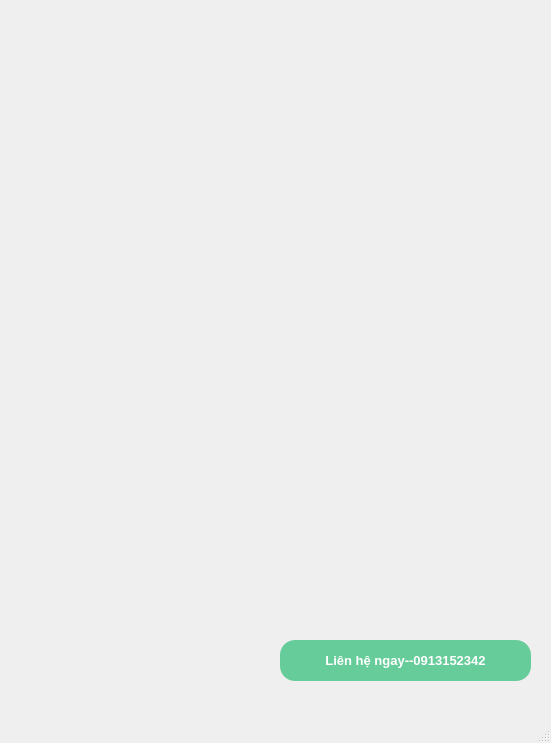
<?xml version="1.0" encoding="UTF-8"?>
<ui version="4.0">
 <class>MainWindow</class>
 <widget class="QMainWindow" name="MainWindow">
  <property name="geometry">
   <rect>
    <x>0</x>
    <y>0</y>
    <width>551</width>
    <height>743</height>
   </rect>
  </property>
  <property name="windowTitle">
   <string>MainWindow</string>
  </property>
  <widget class="QWidget" name="centralwidget">
   <widget class="QLabel" name="label">
    <property name="geometry">
     <rect>
      <x>0</x>
      <y>0</y>
      <width>551</width>
      <height>691</height>
     </rect>
    </property>
    <property name="font">
     <font>
      <pointsize>10</pointsize>
     </font>
    </property>
    <property name="text">
     <string/>
    </property>
    <property name="pixmap">
     <pixmap>../../../../Downloads/Green Water color Page Border A3 Poster (12).png</pixmap>
    </property>
    <property name="scaledContents">
     <bool>true</bool>
    </property>
   </widget>
   <widget class="QPushButton" name="btnComeback">
    <property name="geometry">
     <rect>
      <x>280</x>
      <y>640</y>
      <width>251</width>
      <height>41</height>
     </rect>
    </property>
    <property name="font">
     <font>
      <pointsize>10</pointsize>
      <weight>75</weight>
      <bold>true</bold>
     </font>
    </property>
    <property name="styleSheet">
     <string notr="true">border-radius:15;
background-color:#66CC99;
color:white</string>
    </property>
    <property name="text">
     <string>Liên hệ ngay--0913152342</string>
    </property>
   </widget>
  </widget>
  <widget class="QMenuBar" name="menubar">
   <property name="geometry">
    <rect>
     <x>0</x>
     <y>0</y>
     <width>551</width>
     <height>26</height>
    </rect>
   </property>
  </widget>
  <widget class="QStatusBar" name="statusbar"/>
 </widget>
 <resources/>
 <connections/>
</ui>
